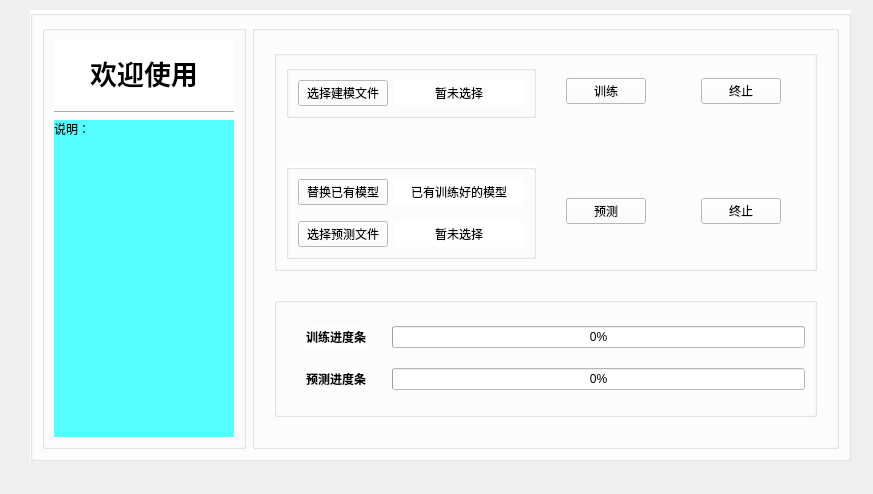
<?xml version="1.0" encoding="UTF-8"?>
<ui version="4.0">
 <class>zh_data_app</class>
 <widget class="QWidget" name="zh_data_app">
  <property name="enabled">
   <bool>true</bool>
  </property>
  <property name="geometry">
   <rect>
    <x>0</x>
    <y>0</y>
    <width>873</width>
    <height>494</height>
   </rect>
  </property>
  <property name="font">
   <font>
    <strikeout>true</strikeout>
    <kerning>false</kerning>
   </font>
  </property>
  <property name="cursor">
   <cursorShape>ArrowCursor</cursorShape>
  </property>
  <property name="tabletTracking">
   <bool>false</bool>
  </property>
  <property name="contextMenuPolicy">
   <enum>Qt::NoContextMenu</enum>
  </property>
  <property name="windowTitle">
   <string>振华新材料数据建模工具V1.0</string>
  </property>
  <property name="windowIcon">
   <iconset>
    <normaloff>icons/tray.png</normaloff>icons/tray.png</iconset>
  </property>
  <property name="layoutDirection">
   <enum>Qt::LeftToRight</enum>
  </property>
  <property name="styleSheet">
   <string notr="true"/>
  </property>
  <widget class="QGroupBox" name="groupBox_4">
   <property name="geometry">
    <rect>
     <x>30</x>
     <y>10</y>
     <width>821</width>
     <height>451</height>
    </rect>
   </property>
   <property name="styleSheet">
    <string notr="true">background-color: rgb(255, 255, 255);</string>
   </property>
   <property name="title">
    <string/>
   </property>
   <layout class="QGridLayout" name="gridLayout_7">
    <item row="0" column="0">
     <widget class="QGroupBox" name="groupBox_3">
      <property name="minimumSize">
       <size>
        <width>0</width>
        <height>200</height>
       </size>
      </property>
      <property name="maximumSize">
       <size>
        <width>400</width>
        <height>1000</height>
       </size>
      </property>
      <property name="styleSheet">
       <string notr="true">QGroupBox{
	background-color: rgb(255, 255, 255);
}</string>
      </property>
      <property name="title">
       <string/>
      </property>
      <layout class="QGridLayout" name="gridLayout_4">
       <item row="1" column="0">
        <widget class="Line" name="line">
         <property name="orientation">
          <enum>Qt::Horizontal</enum>
         </property>
        </widget>
       </item>
       <item row="0" column="0">
        <widget class="QLabel" name="label">
         <property name="minimumSize">
          <size>
           <width>180</width>
           <height>0</height>
          </size>
         </property>
         <property name="maximumSize">
          <size>
           <width>550</width>
           <height>65</height>
          </size>
         </property>
         <property name="font">
          <font>
           <family>幼圆</family>
           <pointsize>20</pointsize>
           <bold>true</bold>
          </font>
         </property>
         <property name="styleSheet">
          <string notr="true">background-color: rgb(255, 255, 255);</string>
         </property>
         <property name="text">
          <string>欢迎使用</string>
         </property>
         <property name="alignment">
          <set>Qt::AlignCenter</set>
         </property>
         <property name="indent">
          <number>-4</number>
         </property>
        </widget>
       </item>
       <item row="2" column="0">
        <widget class="QLabel" name="label_4">
         <property name="maximumSize">
          <size>
           <width>300</width>
           <height>16777215</height>
          </size>
         </property>
         <property name="styleSheet">
          <string notr="true">background-color: rgb(85, 255, 255);</string>
         </property>
         <property name="text">
          <string>说明：</string>
         </property>
         <property name="textFormat">
          <enum>Qt::PlainText</enum>
         </property>
         <property name="alignment">
          <set>Qt::AlignLeading|Qt::AlignLeft|Qt::AlignTop</set>
         </property>
        </widget>
       </item>
      </layout>
     </widget>
    </item>
    <item row="0" column="1">
     <widget class="QGroupBox" name="groupBox_2">
      <property name="styleSheet">
       <string notr="true">QGroupBox{
	background-color: rgb(255, 255, 255);
}</string>
      </property>
      <property name="title">
       <string/>
      </property>
      <layout class="QGridLayout" name="gridLayout_3">
       <item row="1" column="2">
        <spacer name="horizontalSpacer_10">
         <property name="orientation">
          <enum>Qt::Horizontal</enum>
         </property>
         <property name="sizeType">
          <enum>QSizePolicy::Fixed</enum>
         </property>
         <property name="sizeHint" stdset="0">
          <size>
           <width>10</width>
           <height>20</height>
          </size>
         </property>
        </spacer>
       </item>
       <item row="4" column="1">
        <spacer name="verticalSpacer_5">
         <property name="orientation">
          <enum>Qt::Vertical</enum>
         </property>
         <property name="sizeType">
          <enum>QSizePolicy::Fixed</enum>
         </property>
         <property name="sizeHint" stdset="0">
          <size>
           <width>20</width>
           <height>20</height>
          </size>
         </property>
        </spacer>
       </item>
       <item row="3" column="1">
        <widget class="QGroupBox" name="groupBox_8">
         <property name="title">
          <string/>
         </property>
         <property name="alignment">
          <set>Qt::AlignCenter</set>
         </property>
         <layout class="QGridLayout" name="gridLayout_6">
          <item row="2" column="0">
           <spacer name="horizontalSpacer_8">
            <property name="orientation">
             <enum>Qt::Horizontal</enum>
            </property>
            <property name="sizeType">
             <enum>QSizePolicy::Fixed</enum>
            </property>
            <property name="sizeHint" stdset="0">
             <size>
              <width>20</width>
              <height>20</height>
             </size>
            </property>
           </spacer>
          </item>
          <item row="2" column="2">
           <spacer name="horizontalSpacer_6">
            <property name="orientation">
             <enum>Qt::Horizontal</enum>
            </property>
            <property name="sizeType">
             <enum>QSizePolicy::Fixed</enum>
            </property>
            <property name="sizeHint" stdset="0">
             <size>
              <width>20</width>
              <height>20</height>
             </size>
            </property>
           </spacer>
          </item>
          <item row="0" column="2">
           <spacer name="horizontalSpacer_5">
            <property name="orientation">
             <enum>Qt::Horizontal</enum>
            </property>
            <property name="sizeType">
             <enum>QSizePolicy::Fixed</enum>
            </property>
            <property name="sizeHint" stdset="0">
             <size>
              <width>20</width>
              <height>20</height>
             </size>
            </property>
           </spacer>
          </item>
          <item row="0" column="4">
           <widget class="QProgressBar" name="train_progressBar">
            <property name="cursor">
             <cursorShape>ArrowCursor</cursorShape>
            </property>
            <property name="styleSheet">
             <string notr="true"/>
            </property>
            <property name="value">
             <number>0</number>
            </property>
           </widget>
          </item>
          <item row="0" column="0">
           <spacer name="horizontalSpacer_7">
            <property name="orientation">
             <enum>Qt::Horizontal</enum>
            </property>
            <property name="sizeType">
             <enum>QSizePolicy::Fixed</enum>
            </property>
            <property name="sizeHint" stdset="0">
             <size>
              <width>20</width>
              <height>20</height>
             </size>
            </property>
           </spacer>
          </item>
          <item row="0" column="1">
           <widget class="QLabel" name="label_2">
            <property name="font">
             <font>
              <family>幼圆</family>
              <bold>true</bold>
             </font>
            </property>
            <property name="text">
             <string>训练进度条</string>
            </property>
            <property name="alignment">
             <set>Qt::AlignCenter</set>
            </property>
           </widget>
          </item>
          <item row="2" column="1">
           <widget class="QLabel" name="label_3">
            <property name="font">
             <font>
              <family>幼圆</family>
              <bold>true</bold>
             </font>
            </property>
            <property name="frameShape">
             <enum>QFrame::NoFrame</enum>
            </property>
            <property name="frameShadow">
             <enum>QFrame::Plain</enum>
            </property>
            <property name="text">
             <string>预测进度条</string>
            </property>
            <property name="alignment">
             <set>Qt::AlignCenter</set>
            </property>
           </widget>
          </item>
          <item row="2" column="4">
           <widget class="QProgressBar" name="predict_progressBar">
            <property name="maximum">
             <number>100</number>
            </property>
            <property name="value">
             <number>0</number>
            </property>
           </widget>
          </item>
         </layout>
        </widget>
       </item>
       <item row="0" column="1">
        <spacer name="verticalSpacer_3">
         <property name="orientation">
          <enum>Qt::Vertical</enum>
         </property>
         <property name="sizeType">
          <enum>QSizePolicy::Fixed</enum>
         </property>
         <property name="sizeHint" stdset="0">
          <size>
           <width>10</width>
           <height>10</height>
          </size>
         </property>
        </spacer>
       </item>
       <item row="1" column="1">
        <widget class="QGroupBox" name="groupBox">
         <property name="title">
          <string/>
         </property>
         <layout class="QGridLayout" name="gridLayout_5">
          <item row="3" column="2" alignment="Qt::AlignHCenter">
           <widget class="QPushButton" name="train_stop_button">
            <property name="font">
             <font>
              <strikeout>false</strikeout>
              <kerning>false</kerning>
             </font>
            </property>
            <property name="cursor">
             <cursorShape>PointingHandCursor</cursorShape>
            </property>
            <property name="styleSheet">
             <string notr="true"/>
            </property>
            <property name="text">
             <string>终止</string>
            </property>
           </widget>
          </item>
          <item row="3" column="0">
           <widget class="QGroupBox" name="groupBox_7">
            <property name="title">
             <string/>
            </property>
            <layout class="QGridLayout" name="gridLayout_2">
             <item row="0" column="1">
              <widget class="QLabel" name="modeling_file_path">
               <property name="minimumSize">
                <size>
                 <width>130</width>
                 <height>0</height>
                </size>
               </property>
               <property name="maximumSize">
                <size>
                 <width>150</width>
                 <height>16777215</height>
                </size>
               </property>
               <property name="font">
                <font>
                 <strikeout>false</strikeout>
                 <kerning>false</kerning>
                </font>
               </property>
               <property name="text">
                <string>暂未选择</string>
               </property>
               <property name="alignment">
                <set>Qt::AlignCenter</set>
               </property>
              </widget>
             </item>
             <item row="0" column="0" alignment="Qt::AlignLeft">
              <widget class="QPushButton" name="load_modeling_files">
               <property name="minimumSize">
                <size>
                 <width>90</width>
                 <height>0</height>
                </size>
               </property>
               <property name="maximumSize">
                <size>
                 <width>100</width>
                 <height>16777215</height>
                </size>
               </property>
               <property name="cursor">
                <cursorShape>PointingHandCursor</cursorShape>
               </property>
               <property name="styleSheet">
                <string notr="true"/>
               </property>
               <property name="text">
                <string>选择建模文件</string>
               </property>
              </widget>
             </item>
            </layout>
           </widget>
          </item>
          <item row="5" column="2" alignment="Qt::AlignHCenter">
           <widget class="QPushButton" name="predict_stop_button">
            <property name="font">
             <font>
              <strikeout>false</strikeout>
              <kerning>false</kerning>
             </font>
            </property>
            <property name="cursor">
             <cursorShape>PointingHandCursor</cursorShape>
            </property>
            <property name="styleSheet">
             <string notr="true"/>
            </property>
            <property name="text">
             <string>终止</string>
            </property>
           </widget>
          </item>
          <item row="5" column="1" alignment="Qt::AlignHCenter">
           <widget class="QPushButton" name="predict_button">
            <property name="cursor">
             <cursorShape>PointingHandCursor</cursorShape>
            </property>
            <property name="styleSheet">
             <string notr="true"/>
            </property>
            <property name="text">
             <string>预测</string>
            </property>
           </widget>
          </item>
          <item row="5" column="0">
           <widget class="QGroupBox" name="groupBox_6">
            <property name="minimumSize">
             <size>
              <width>0</width>
              <height>0</height>
             </size>
            </property>
            <property name="maximumSize">
             <size>
              <width>16777215</width>
              <height>16777215</height>
             </size>
            </property>
            <property name="title">
             <string/>
            </property>
            <layout class="QGridLayout" name="gridLayout">
             <item row="1" column="0">
              <spacer name="verticalSpacer">
               <property name="orientation">
                <enum>Qt::Vertical</enum>
               </property>
               <property name="sizeType">
                <enum>QSizePolicy::Fixed</enum>
               </property>
               <property name="sizeHint" stdset="0">
                <size>
                 <width>10</width>
                 <height>10</height>
                </size>
               </property>
              </spacer>
             </item>
             <item row="0" column="1" colspan="2">
              <widget class="QLabel" name="modeling_exist_file_path">
               <property name="minimumSize">
                <size>
                 <width>130</width>
                 <height>0</height>
                </size>
               </property>
               <property name="maximumSize">
                <size>
                 <width>150</width>
                 <height>16777215</height>
                </size>
               </property>
               <property name="text">
                <string>已有训练好的模型</string>
               </property>
               <property name="alignment">
                <set>Qt::AlignCenter</set>
               </property>
              </widget>
             </item>
             <item row="2" column="1" colspan="2">
              <widget class="QLabel" name="predict_file_path">
               <property name="minimumSize">
                <size>
                 <width>130</width>
                 <height>0</height>
                </size>
               </property>
               <property name="maximumSize">
                <size>
                 <width>150</width>
                 <height>16777215</height>
                </size>
               </property>
               <property name="text">
                <string>暂未选择</string>
               </property>
               <property name="alignment">
                <set>Qt::AlignCenter</set>
               </property>
              </widget>
             </item>
             <item row="2" column="0" alignment="Qt::AlignLeft">
              <widget class="QPushButton" name="load_predict_files">
               <property name="minimumSize">
                <size>
                 <width>90</width>
                 <height>0</height>
                </size>
               </property>
               <property name="maximumSize">
                <size>
                 <width>100</width>
                 <height>16777215</height>
                </size>
               </property>
               <property name="cursor">
                <cursorShape>PointingHandCursor</cursorShape>
               </property>
               <property name="styleSheet">
                <string notr="true"/>
               </property>
               <property name="text">
                <string>选择预测文件</string>
               </property>
              </widget>
             </item>
             <item row="0" column="0" alignment="Qt::AlignLeft">
              <widget class="QPushButton" name="load_modeling_exist_files">
               <property name="minimumSize">
                <size>
                 <width>90</width>
                 <height>0</height>
                </size>
               </property>
               <property name="maximumSize">
                <size>
                 <width>100</width>
                 <height>16777215</height>
                </size>
               </property>
               <property name="cursor">
                <cursorShape>PointingHandCursor</cursorShape>
               </property>
               <property name="styleSheet">
                <string notr="true"/>
               </property>
               <property name="text">
                <string>替换已有模型</string>
               </property>
              </widget>
             </item>
            </layout>
           </widget>
          </item>
          <item row="4" column="0">
           <spacer name="verticalSpacer_4">
            <property name="orientation">
             <enum>Qt::Vertical</enum>
            </property>
            <property name="sizeType">
             <enum>QSizePolicy::Preferred</enum>
            </property>
            <property name="sizeHint" stdset="0">
             <size>
              <width>20</width>
              <height>40</height>
             </size>
            </property>
           </spacer>
          </item>
          <item row="3" column="1" alignment="Qt::AlignHCenter">
           <widget class="QPushButton" name="train_button">
            <property name="cursor">
             <cursorShape>PointingHandCursor</cursorShape>
            </property>
            <property name="styleSheet">
             <string notr="true"/>
            </property>
            <property name="text">
             <string>训练</string>
            </property>
           </widget>
          </item>
         </layout>
        </widget>
       </item>
       <item row="2" column="1">
        <spacer name="verticalSpacer_6">
         <property name="orientation">
          <enum>Qt::Vertical</enum>
         </property>
         <property name="sizeType">
          <enum>QSizePolicy::Fixed</enum>
         </property>
         <property name="sizeHint" stdset="0">
          <size>
           <width>20</width>
           <height>20</height>
          </size>
         </property>
        </spacer>
       </item>
       <item row="1" column="0">
        <spacer name="horizontalSpacer_4">
         <property name="orientation">
          <enum>Qt::Horizontal</enum>
         </property>
         <property name="sizeType">
          <enum>QSizePolicy::Fixed</enum>
         </property>
         <property name="sizeHint" stdset="0">
          <size>
           <width>10</width>
           <height>20</height>
          </size>
         </property>
        </spacer>
       </item>
      </layout>
     </widget>
    </item>
   </layout>
  </widget>
 </widget>
 <resources>
  <include location="res.qrc"/>
 </resources>
 <connections/>
</ui>
